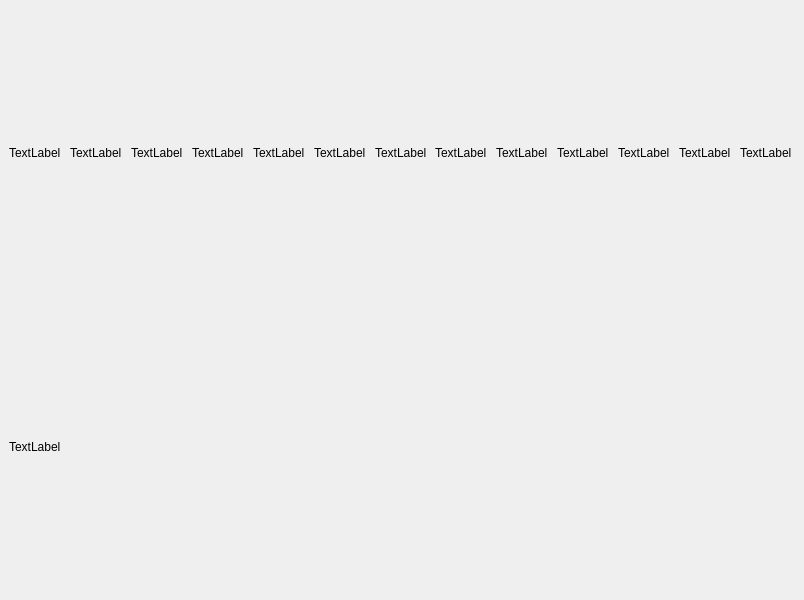
<?xml version="1.0" encoding="UTF-8"?>
<ui version="4.0">
 <class>MainWindow</class>
 <widget class="QMainWindow" name="MainWindow">
  <property name="geometry">
   <rect>
    <x>0</x>
    <y>0</y>
    <width>804</width>
    <height>600</height>
   </rect>
  </property>
  <property name="windowTitle">
   <string>MainWindow</string>
  </property>
  <widget class="QWidget" name="centralwidget">
   <property name="enabled">
    <bool>true</bool>
   </property>
   <property name="layoutDirection">
    <enum>Qt::LayoutDirection::LeftToRight</enum>
   </property>
   <layout class="QGridLayout" name="gridLayout_2" rowstretch="0,0,0">
    <item row="1" column="11">
     <widget class="QLabel" name="label_11">
      <property name="text">
       <string>TextLabel</string>
      </property>
     </widget>
    </item>
    <item row="1" column="10">
     <widget class="QLabel" name="label_10">
      <property name="text">
       <string>TextLabel</string>
      </property>
     </widget>
    </item>
    <item row="1" column="1">
     <widget class="QLabel" name="label">
      <property name="text">
       <string>TextLabel</string>
      </property>
     </widget>
    </item>
    <item row="1" column="12">
     <widget class="QLabel" name="label_12">
      <property name="text">
       <string>TextLabel</string>
      </property>
     </widget>
    </item>
    <item row="1" column="2">
     <widget class="QLabel" name="label_3">
      <property name="text">
       <string>TextLabel</string>
      </property>
     </widget>
    </item>
    <item row="1" column="9">
     <widget class="QLabel" name="label_9">
      <property name="text">
       <string>TextLabel</string>
      </property>
     </widget>
    </item>
    <item row="1" column="6">
     <widget class="QLabel" name="label_6">
      <property name="text">
       <string>TextLabel</string>
      </property>
     </widget>
    </item>
    <item row="1" column="3">
     <widget class="QLabel" name="label_2">
      <property name="text">
       <string>TextLabel</string>
      </property>
     </widget>
    </item>
    <item row="1" column="5">
     <widget class="QLabel" name="label_5">
      <property name="text">
       <string>TextLabel</string>
      </property>
     </widget>
    </item>
    <item row="1" column="4">
     <widget class="QLabel" name="label_4">
      <property name="text">
       <string>TextLabel</string>
      </property>
     </widget>
    </item>
    <item row="1" column="13">
     <widget class="QLabel" name="label_13">
      <property name="text">
       <string>TextLabel</string>
      </property>
     </widget>
    </item>
    <item row="1" column="8">
     <widget class="QLabel" name="label_8">
      <property name="text">
       <string>TextLabel</string>
      </property>
     </widget>
    </item>
    <item row="1" column="7">
     <widget class="QLabel" name="label_7">
      <property name="text">
       <string>TextLabel</string>
      </property>
     </widget>
    </item>
    <item row="2" column="1">
     <widget class="QLabel" name="label_14">
      <property name="text">
       <string>TextLabel</string>
      </property>
     </widget>
    </item>
   </layout>
  </widget>
 </widget>
 <resources/>
 <connections/>
</ui>
